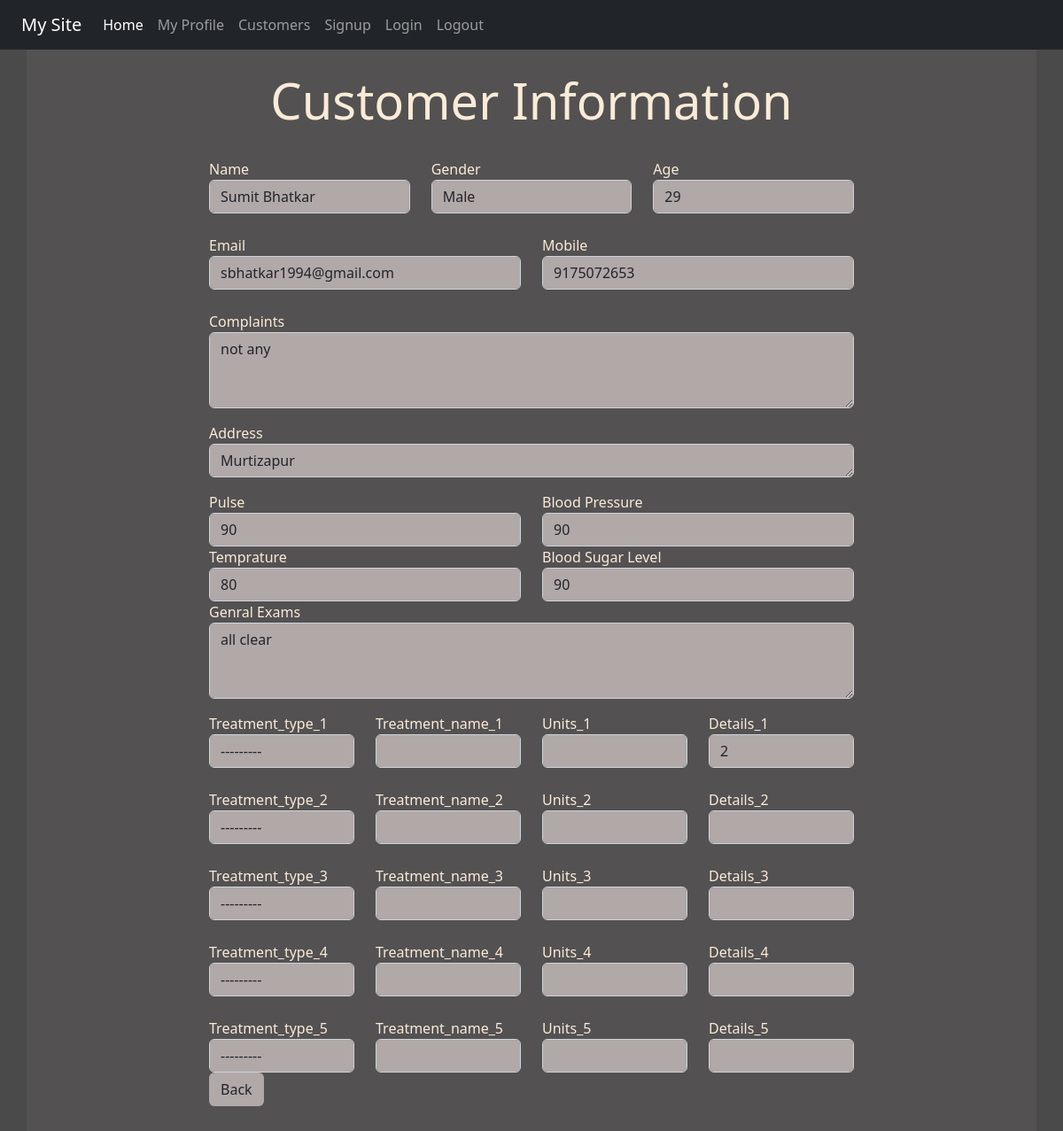
Page /customerall/2 (signed in) on the committed database.
### reg/models.py (models this page shows, shortened)
class Customer(models.Model):
    Treatment_Choices = (
        ('Injection','Injection'),('Medicines/Capsules','Medicines/Capsules'),('Syrup' , 'Syrup'),('Tube','Tube')
        )
    GENDER_CHOICES = (
        ('M', 'Male'),
        ('F', 'Female'),
        ('T', 'Transgender')
    )
    name = models.CharField(max_length=25,null=True)
    age = models.IntegerField(null=True)
    gender = models.CharField(max_length=1, choices=GENDER_CHOICES,null=True)
    email = models.EmailField(max_length=25,null=True)
    mobile = models.IntegerField(null=True)
    address = models.CharField(max_length=100,null=True)
    city = models.CharField(max_length=10,null=True)
    complaints = models.CharField(max_length=100,null=True)
    pulse = models.CharField(max_length=10,null=True)
    blood_pressure = models.CharField(max_length=10,null=True)
    temprature = models.CharField(max_length=10,null=True)
    blood_suger_level = models.CharField(max_length=10,null=True)
    genral_exams = models.CharField(max_length=100)
    treatment_type_1 = models.CharField(max_length=100, choices=Treatment_Choices,null=True)
    treatment_name_1 = models.CharField(max_length=100,null=True)
    units_1 = models.IntegerField(null=True)
    details_1 = models.CharField(max_length=90)
    treatment_type_2 = models.CharField(max_length=100, choices=Treatment_Choices,null=True)
    treatment_name_2 = models.CharField(max_length=100,null=True)
    units_2 = models.IntegerField(null=True)
    details_2 = models.CharField(max_length=90,null=True)
    treatment_type_3 = models.CharField(max_length=100, choices=Treatment_Choices,null=True)
    treatment_name_3 = models.CharField(max_length=100,null=True)
    units_3 = models.IntegerField(null=True)
    details_3 = models.CharField(max_length=90,null=True)
    treatment_type_4 = models.CharField(max_length=100, choices=Treatment_Choices,null=True)
    treatment_name_4 = models.CharField(max_length=100,null=True)
    units_4 = models.IntegerField(null=True)
    details_4 = models.CharField(max_length=90,null=True)
    treatment_type_5 = models.CharField(max_length=100, choices=Treatment_Choices,null=True)
    treatment_name_5 = models.CharField(max_length=100,null=True)
    units_5 = models.IntegerField(null=True)
    details_5 = models.CharField(max_length=90,null=True)
    treatment_type_6 = models.CharField(max_length=100, choices=Treatment_Choices,null=True)
    treatment_name_6 = models.CharField(max_length=100,null=True)
    units_6 = models.IntegerField(null=True)
    details_6 = models.CharField(max_length=90,null=True)
    class Meta:
        ordering = ['name']

### reg/views.py (the view)
# urls.py: path('customerall/<int:id>', views.Customers_all, name='viewdata_all'),
def Customers_all(request, id):
    if request.user.is_authenticated:
        pi = Customer.objects.get(pk=id)
        fmm = CustomerReg(instance=pi)
        return render(request, 'reg/customer_all.html',{ 'formm':fmm})
    else:
        return HttpResponseRedirect('/login/')

### reg/templates/reg/customer_all.html (shortened to what this page needs)
{% extends 'reg/base.html' %}
{% block content %}
<div class="jumbotron jumbotron-fluid jumbo-color">
    <div class="container">
        <br>
        <h1 class="text-center display-4 font-weight-bold">Customer Information </h1>
         <br>
        <div class="col-sm-8 offset-2">
            <form action="" method="POST">
                <div class="row">
                    <div class="col-md-4">Name {{formm.name}}</div>
                    <div class="col-md-4">Gender{{formm.gender}}</div>
                    <div class="col-md-4">Age{{formm.age}}</div>
                </div><br>
                <div class="row">
                    <div class="col-md-6">Email{{formm.email}}</div>
                    <div class="col-md-6">Mobile{{formm.mobile}}</div>
                </div><br>
                <div>
                    <p>Complaints{{formm.complaints}}</p>
                    <p>Address {{formm.address}}</p>
                    <div class="row">
                        <div class="col-md-6">Pulse {{formm.pulse}}</div>
                        <div class="col-md-6">Blood Pressure {{formm.blood_pressure}}</div>
                    </div>
                    <div class="row">
                        <div class="col-md-6">Temprature {{formm.temprature}}</div>
                        <div class="col-md-6">Blood Sugar Level {{formm.blood_suger_level}}</div>
                    </div>
                    <p>Genral Exams {{formm.genral_exams}}</p>
                </div>
                <div class="row">
                    <div class="col-md-3">Treatment_type_1 {{formm.treatment_type_1}}</div>
                    <div class="col-md-3">Treatment_name_1 {{formm.treatment_name_1}}</div>
                    <div class="col-md-3">Units_1 {{formm.units_1}}</div>
                    <div class="col-md-3">Details_1 {{formm.details_1}}</div>
                </div>
                <br>
                <div class="row">
                    <div class="col-md-3">Treatment_type_2 {{formm.treatment_type_2}}</div>
                    <div class="col-md-3">Treatment_name_2 {{formm.treatment_name_2}}</div>
                    <div class="col-md-3">Units_2 {{formm.units_2}}</div>
                    <div class="col-md-3">Details_2 {{formm.details_2}}</div>
                </div>
                <br>
                <div class="row">
                    <div class="col-md-3">Treatment_type_3 {{formm.treatment_type_3}}</div>
                    <div class="col-md-3">Treatment_name_3 {{formm.treatment_name_3}}</div>
                    <div class="col-md-3">Units_3 {{formm.units_3}}</div>
                    <div class="col-md-3">Details_3 {{formm.details_3}}</div>
                </div>
                <br>
                <div class="row">
                    <div class="col-md-3">Treatment_type_4 {{formm.treatment_type_4}}</div>
                    <div class="col-md-3">Treatment_name_4 {{formm.treatment_name_4}}</div>
                    <div class="col-md-3">Units_4 {{formm.units_4}}</div>
                    <div class="col-md-3">Details_4 {{formm.details_4}}</div>
                </div>
                <br>
                <div class="row">
                    <div class="col-md-3">Treatment_type_5 {{formm.treatment_type_5}}</div>
                    <div class="col-md-3">Treatment_name_5 {{formm.treatment_name_5}}</div>
                    <div class="col-md-3">Units_5 {{formm.units_5}}</div>
                    <div class="col-md-3">Details_5 {{formm.details_5}}</div>
                </div>
            </form>
            <div><a  href="{% url 'customer' %}" class="btn tablecolor1" >Back</a></div>
            <br>
            <br>
        </div>
    </div>
</div>
{% endblock content %}

### reg/static/reg/css/style.css (style rules this page uses)
body { background-color:rgb(75,74,74); color: antiquewhite; }
.jumbo-color { background-color:rgb(83,81,82); }
.form-control { background-color: rgb(177, 168, 168); }
.tablecolor1 { background-color: rgb(177, 168, 168) }

### rows in the picture
Customer: name "Sumit Bhatkar", gender "Male", age "29", email "sbhatkar1994@gmail.com", mobile "9175072653", complaints "not any", address "Murtizapur", pulse "90", blood_pressure "90", temprature "80", blood_suger_level "90", genral_exams "all clear", treatment_type_1 "---------", details_1 "2", treatment_type_2 "---------", treatment_type_3 "---------", treatment_type_4 "---------", treatment_type_5 "---------"
